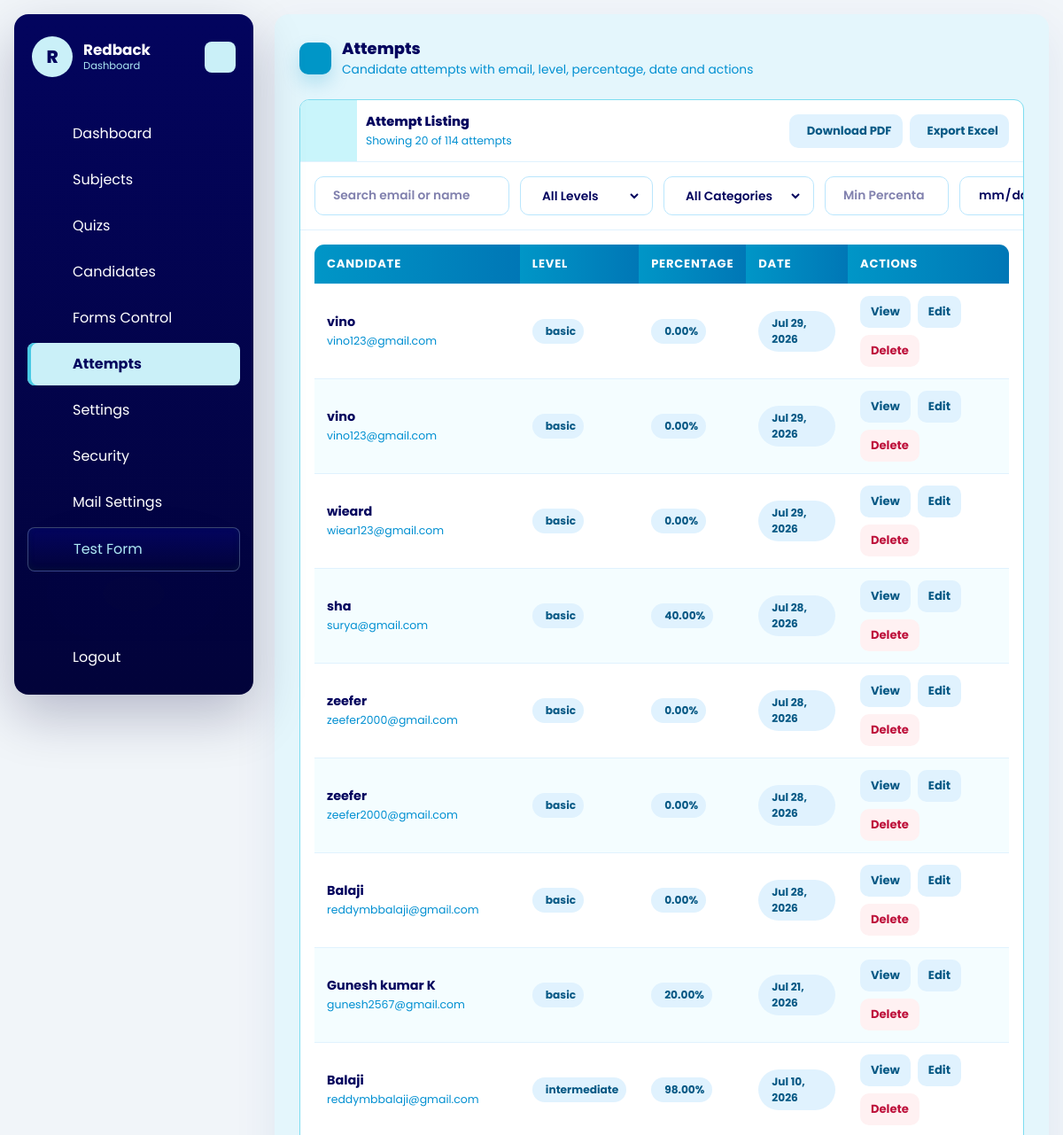
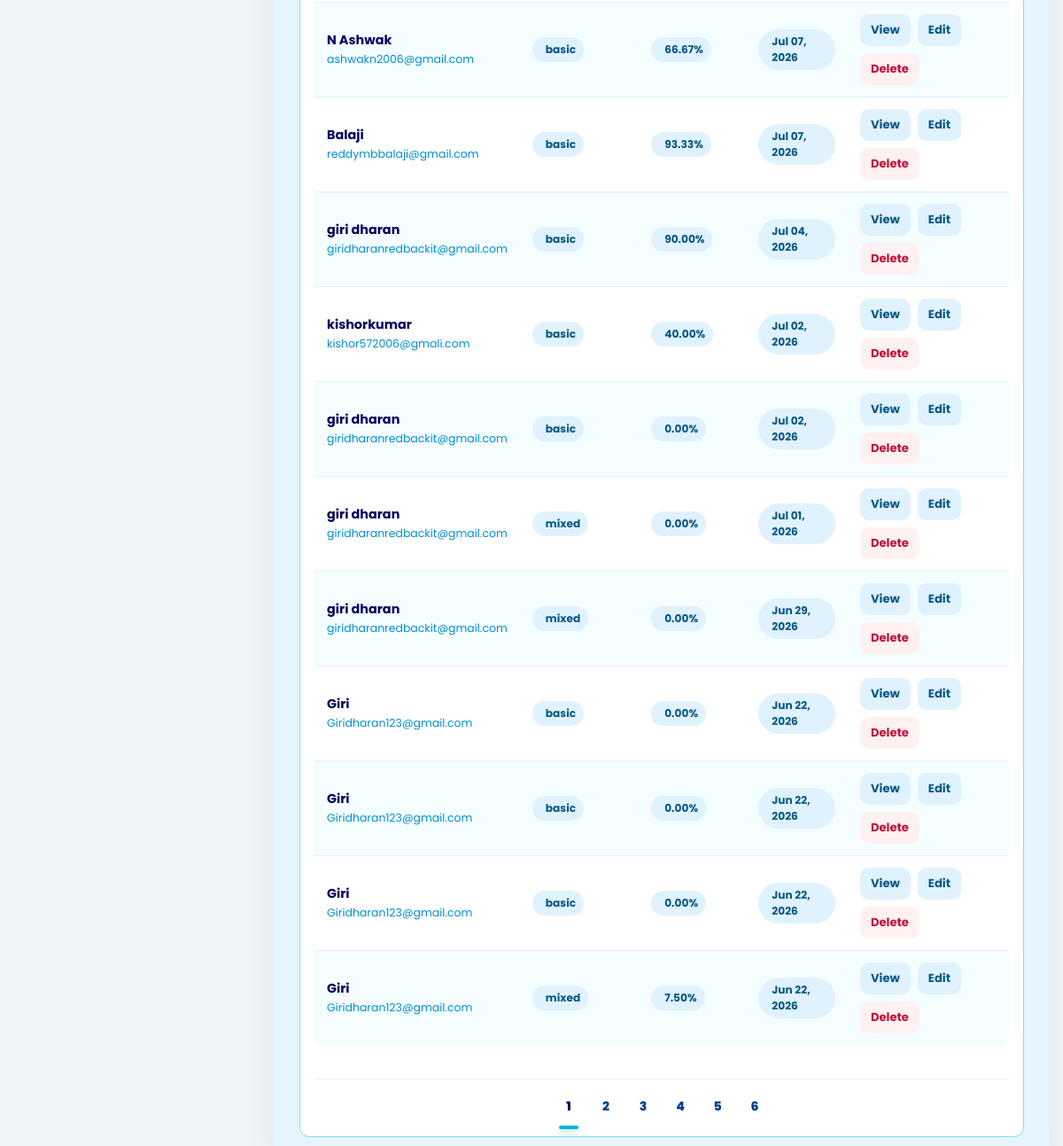
/dashboard/attempts/ (signed in), run on an earlier commit of the app's database (2 pictures, top to bottom).
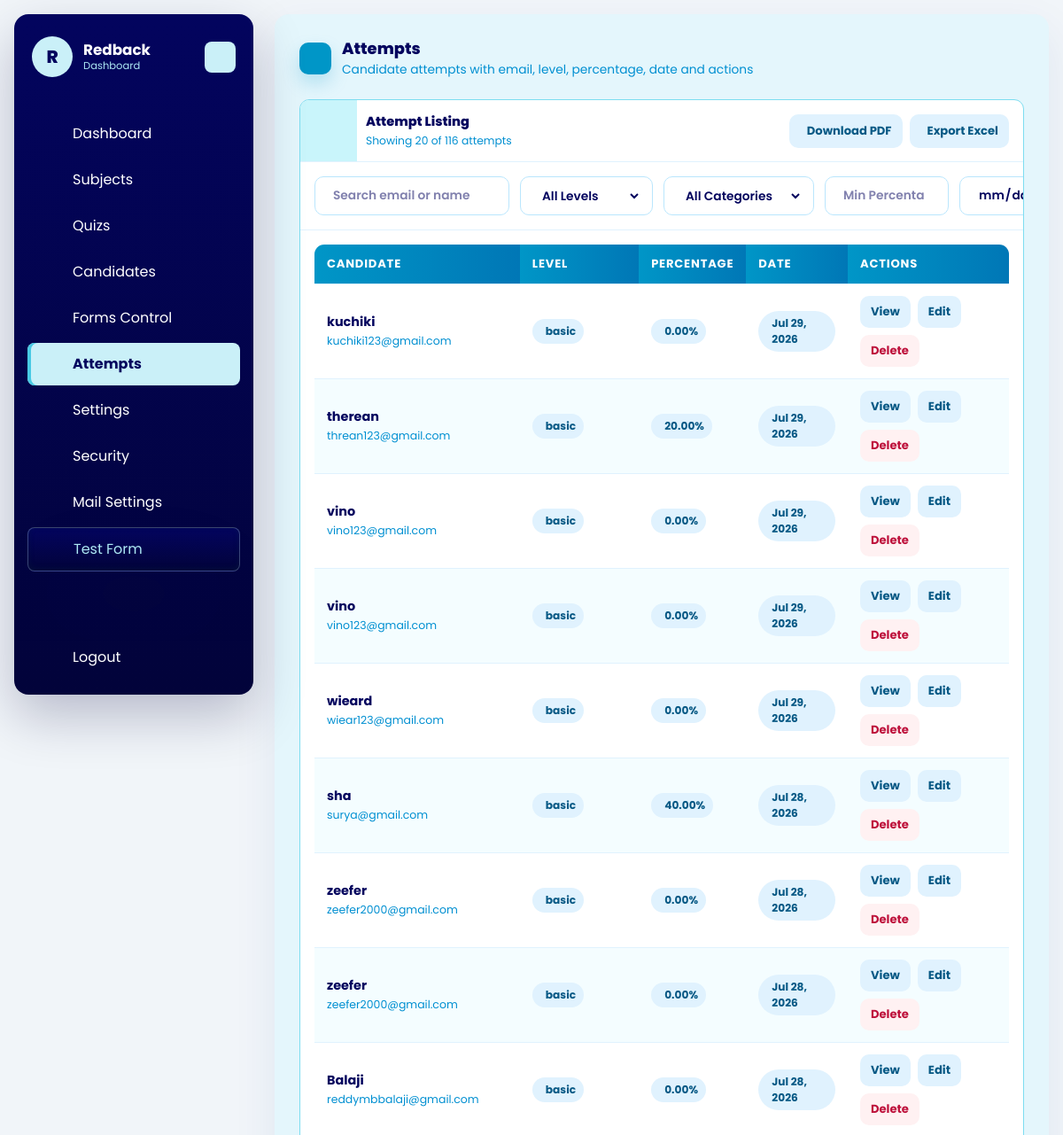
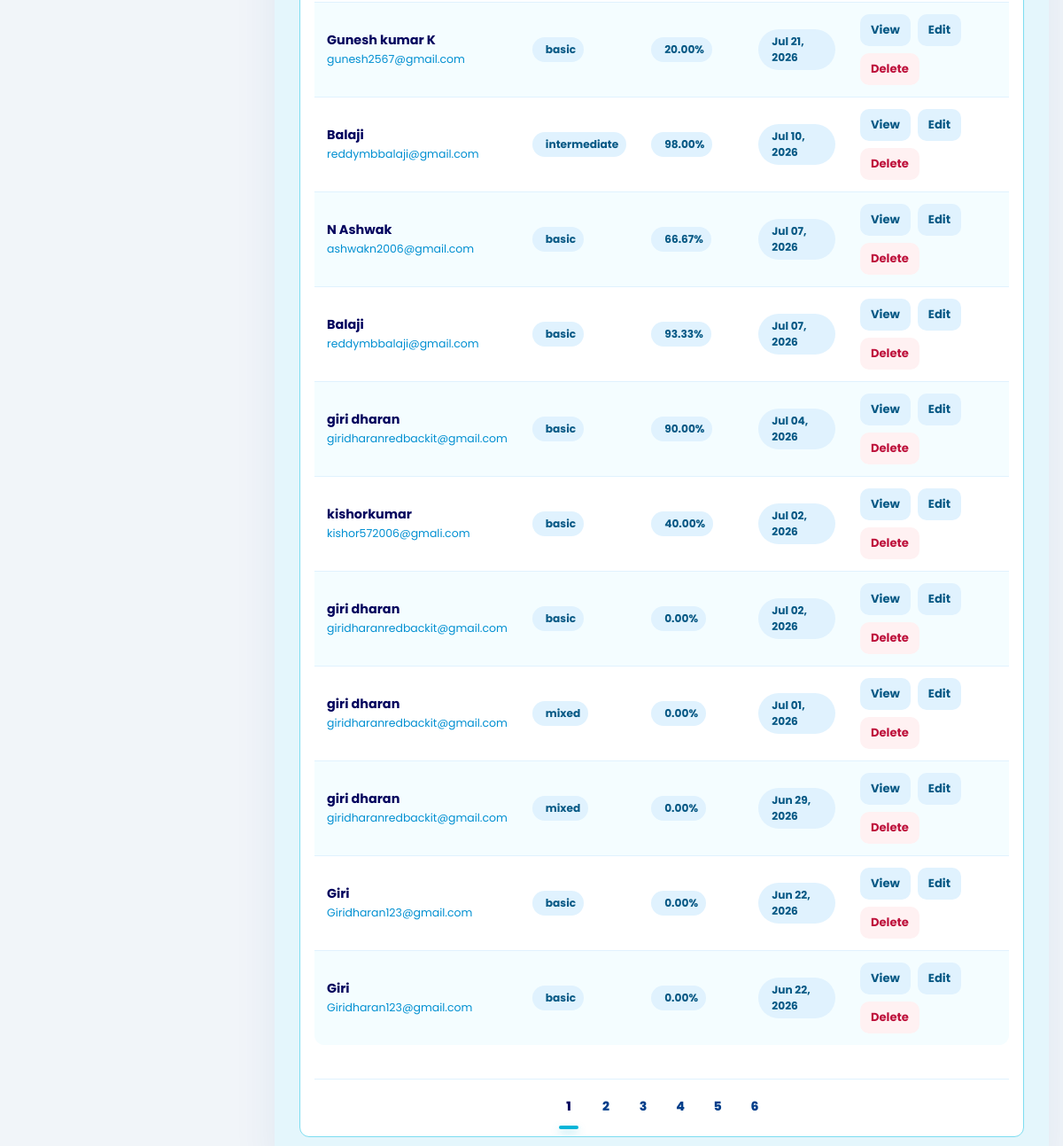
And on a later commit of the database (2 pictures, top to bottom).
### quiz/models.py (models this page shows, shortened)
class CandidateTestAttempt(models.Model):
    SESSION_SINGLE = 'single'
    SESSION_MULTI = 'multi'
    TEST_CATEGORY_INTERVIEW = 'interview_qizze'
    TEST_CATEGORY_ACADEMY = 'academy_mock'
    TEST_CATEGORY_INTERNSHIP = 'internship_mock'
    TEST_CATEGORY_GENERAL = 'general_mock'
    SESSION_CHOICES = [
        (SESSION_SINGLE, 'Single'),
        (SESSION_MULTI, 'Multi'),
    ]
    TEST_CATEGORY_CHOICES = [
        (TEST_CATEGORY_INTERVIEW, 'Interview Qizze'),
        (TEST_CATEGORY_ACADEMY, 'Academy Mock'),
        (TEST_CATEGORY_INTERNSHIP, 'Internship Mock'),
        (TEST_CATEGORY_GENERAL, 'General Mock'),
    ]
    candidate = models.ForeignKey(Candidate, on_delete=models.CASCADE, related_name='attempts')
    company = models.ForeignKey(Company, on_delete=models.CASCADE, related_name='attempts')
    public_slug = models.CharField(max_length=190, unique=True, blank=True, db_index=True)
    session_type = models.CharField(max_length=10, choices=SESSION_CHOICES)
    test_category = models.CharField(
        max_length=30,
        choices=TEST_CATEGORY_CHOICES,
        default=TEST_CATEGORY_GENERAL,
    )
    level = models.CharField(max_length=20)
    question_count = models.PositiveIntegerField()
    duration_minutes = models.PositiveIntegerField()
    selected_subjects = models.JSONField(default=list, blank=True)
    selected_sub_titles = models.JSONField(default=list, blank=True)
    candidate_details_json = models.JSONField(default=dict, blank=True)
    answers_json = models.JSONField(default=list, blank=True)
    correct_count = models.PositiveIntegerField(default=0)
    wrong_count = models.PositiveIntegerField(default=0)
    percentage = models.DecimalField(max_digits=5, decimal_places=2, default=0)
    started_at = models.DateTimeField(blank=True, null=True)
    submitted_at = models.DateTimeField(blank=True, null=True)
    is_submitted = models.BooleanField(default=False)
    is_paused = models.BooleanField(default=False)
    paused_at = models.DateTimeField(blank=True, null=True)
    total_paused_seconds = models.PositiveIntegerField(default=0)
    full_screen_lock_enabled = models.BooleanField(default=False)
    pause_lock_enabled = models.BooleanField(default=False)
    tab_switch_guard_enabled = models.BooleanField(default=False)
    copy_paste_block_enabled = models.BooleanField(default=False)
    right_click_disable_enabled = models.BooleanField(default=False)
    max_violation_warnings = models.PositiveIntegerField(default=3)
    tab_switch_count = models.PositiveIntegerField(default=0)
    warning_count = models.PositiveIntegerField(default=0)
    last_violation_at = models.DateTimeField(blank=True, null=True)
    violation_log_json = models.JSONField(default=list, blank=True)
    test_link_email_sent_at = models.DateTimeField(blank=True, null=True)
    created_at = models.DateTimeField(auto_now_add=True)
    class Meta:
        ordering = ['-created_at']

class Candidate(models.Model):
    name = models.CharField(max_length=150)
    email = models.EmailField()
    designation_tech = models.CharField(max_length=150)
    created_at = models.DateTimeField(auto_now_add=True)
    class Meta:
        ordering = ['name']

### dashboard/views.py (the view)
# urls.py: path('attempts/', views.attempt_list, name='attempt_list'),
@company_login_required
def attempt_list(request):
    queryset = (
        CandidateTestAttempt.objects.filter(company=request.company)
        .select_related('candidate', 'company')
        .order_by('-created_at')
    )
    search_query = request.GET.get('q', '').strip()
    if search_query:
        queryset = queryset.filter(
            Q(candidate__name__icontains=search_query) |
            Q(candidate__email__icontains=search_query)
        )
    level_filter = request.GET.get('level', '').strip()
    if level_filter and level_filter != 'all':
        if level_filter in ['experienced', 'experience']:
            queryset = queryset.filter(level__in=['experienced', 'experience'])
        else:
            queryset = queryset.filter(level__iexact=level_filter)
    test_category_filter = request.GET.get('test_category', 'all').strip()
    valid_categories = {value for value, _label in CandidateTestAttempt.TEST_CATEGORY_CHOICES}
    if test_category_filter != 'all':
        if test_category_filter in valid_categories:
            queryset = queryset.filter(test_category=test_category_filter)
        else:
            test_category_filter = 'all'
    percentage_str = request.GET.get('percentage', '').strip()
    min_percentage = None
    if percentage_str:
        try:
            min_percentage = float(percentage_str)
            queryset = queryset.filter(percentage__gte=min_percentage)
        except ValueError:
            pass
    date_str = request.GET.get('date', '').strip()
    if date_str:
        from django.utils.dateparse import parse_date
        parsed_date = parse_date(date_str)
        if parsed_date:
            queryset = queryset.filter(created_at__date=parsed_date)
    query_params = request.GET.copy()
    query_params.pop('page', None)
    querystring = query_params.urlencode()
    page_query_prefix = f'{querystring}&' if querystring else ''
    paginator = Paginator(queryset, 20)
    page_obj = paginator.get_page(request.GET.get('page'))
    page_numbers = paginator.get_elided_page_range(page_obj.number, on_each_side=2, on_ends=1)
    return render(
        request,
        'dashboard/attempt_list.html',
        {
            'title': 'Attempts',
            'objects': page_obj.object_list,
            'page_obj': page_obj,
            'page_numbers': page_numbers,
            'page_query_prefix': page_query_prefix,
            'total_attempt_count': queryset.count(),
            'search_query': search_query,
            'level_filter': level_filter,
            'test_category_choices': CandidateTestAttempt.TEST_CATEGORY_CHOICES,
            'test_category_filter': test_category_filter,
            'percentage_filter': percentage_str,
            'date_filter': date_str,
        },
    )

### dashboard/views.py (called while the page is built)
def get_logged_in_company(request):
    company_id = request.session.get('company_id')
    if not company_id:
        return None
    return Company.objects.filter(id=company_id, is_active=True).first()

def company_login_required(view_func):
    @wraps(view_func)
    def wrapper(request, *args, **kwargs):
        company = get_logged_in_company(request)
        if not company:
            return redirect(f"{reverse('dashboard:login')}?next={request.path}")
        request.company = company
        return view_func(request, *args, **kwargs)
    return wrapper

### templates/dashboard/attempt_list.html (shortened to what the changed rows need)
{% extends "base.html" %}
{% block content %}
<div id="dashboard-page-content">
<section class="quiz-shell">
    <div class="quiz-heading">
        <div class="quiz-heading-main">
            <div>
                <h1 class="quiz-title">Attempts</h1>
            </div>
        </div>
    </div>
    <div class="quiz-list-panel">
        <div class="quiz-list-head">
            <div class="quiz-card-body" style="padding-left:10px">
                <p class="quiz-list-title">Attempt Listing</p>
                <p class="quiz-list-text">Showing {{ page_obj.object_list|length }} of {{ total_attempt_count }} attempts</p>
            </div>
        </div>
        <div class="attempt-table-wrap">
            {% if objects %}
                <table class="attempt-table">
                    <thead>
                        <tr>
                            <th>Candidate</th>
                            <th>Level</th>
                            <th>Percentage</th>
                            <th>Date</th>
                            <th>Actions</th>
                        </tr>
                    </thead>
                    <tbody>
                        {% for object in objects %}
                            <tr style="cursor:pointer;" onclick="window.location='{% url 'dashboard:attempt_detail' object.pk %}'">
                                <td>
                                    <strong>{{ object.candidate.name }}</strong>
                                    <div style="font-size: .78rem; color: #008fd1; margin-top: 2px;">{{ object.candidate.email }}</div>
                                </td>
                                <td><span class="attempt-pill"><iconify-icon icon="mdi:signal-cellular-3"></iconify-icon>{{ object.level }}</span></td>
                                <td><span class="attempt-pill"><iconify-icon icon="mdi:percent-outline"></iconify-icon>{{ object.percentage }}%</span></td>
                                <td><span class="attempt-pill"><iconify-icon icon="mdi:calendar-range"></iconify-icon>{{ object.created_at|date:"M d, Y" }}</span></td>
                                <td>
                                    <div class="attempt-actions" onclick="event.stopPropagation();">
                                        <a href="{% url 'dashboard:attempt_detail' object.pk %}" class="attempt-btn secondary">View</a>
                                        <a href="{% url 'dashboard:attempt_update' object.pk %}" class="attempt-btn secondary">Edit</a>
                                        <a href="{% url 'dashboard:attempt_delete' object.pk %}" class="attempt-btn danger">Delete</a>
                                    </div>
                                </td>
                            </tr>
                        {% endfor %}
                    </tbody>
                </table>
            {% else %}
                <div class="attempt-empty">No attempts found.</div>
            {% endif %}
        </div>
        {% if page_obj.has_other_pages %}
            <div class="quiz-pagination">
                {% if page_obj.has_previous %}
                    <a class="quiz-page-link" href="?{{ page_query_prefix }}page=1" aria-label="First page"><iconify-icon icon="mdi:chevron-double-left"></iconify-icon></a>
                    <a class="quiz-page-link" href="?{{ page_query_prefix }}page={{ page_obj.previous_page_number }}" aria-label="Previous page"><iconify-icon icon="mdi:chevron-left"></iconify-icon></a>
                {% else %}
                    <span class="quiz-page-link is-disabled"><iconify-icon icon="mdi:chevron-double-left"></iconify-icon></span>
                    <span class="quiz-page-link is-disabled"><iconify-icon icon="mdi:chevron-left"></iconify-icon></span>
                {% endif %}
                {% for page_number in page_numbers %}
                    {% if page_number == page_obj.paginator.ELLIPSIS %}
                        <span class=\"quiz-page-ellipsis\">{{ page_number }}</span>
                    {% elif page_number == page_obj.number %}
                        <span class="quiz-page-link is-active" aria-current="page">{{ page_number }}</span>
                    {% else %}
                        <a class="quiz-page-link" href="?{{ page_query_prefix }}page={{ page_number }}">{{ page_number }}</a>
                    {% endif %}
                {% endfor %}
                {% if page_obj.has_next %}
                    <a class="quiz-page-link" href="?{{ page_query_prefix }}page={{ page_obj.next_page_number }}" aria-label="Next page"><iconify-icon icon="mdi:chevron-right"></iconify-icon></a>
                    <a class="quiz-page-link" href="?{{ page_query_prefix }}page={{ page_obj.paginator.num_pages }}" aria-label="Last page"><iconify-icon icon="mdi:chevron-double-right"></iconify-icon></a>
                {% else %}
                    <span class="quiz-page-link is-disabled"><iconify-icon icon="mdi:chevron-right"></iconify-icon></span>
                    <span class="quiz-page-link is-disabled"><iconify-icon icon="mdi:chevron-double-right"></iconify-icon></span>
                {% endif %}
            </div>
        {% endif %}
    </div>
</section>
</div>
{% endblock %}

What changed in the data, as far as the page shows it:
no longer on this page (row unchanged): CandidateTestAttempt: candidate.name "Giri", candidate.email "Giridharan123@gmail.com", level "basic", percentage "0.00", created_at "Jun 22, 2026"
no longer on this page (row unchanged): CandidateTestAttempt: candidate.name "Giri", candidate.email "Giridharan123@gmail.com", level "mixed", percentage "7.50", created_at "Jun 22, 2026"
added CandidateTestAttempt: candidate.name "kuchiki", candidate.email "kuchiki123@gmail.com", level "basic", percentage "0.00", created_at "Jul 29, 2026"
added CandidateTestAttempt: candidate.name "therean", candidate.email "threan123@gmail.com", level "basic", percentage "20.00", created_at "Jul 29, 2026"
Also different on the page:
{{ total_attempt_count }}: "114" → "116"
